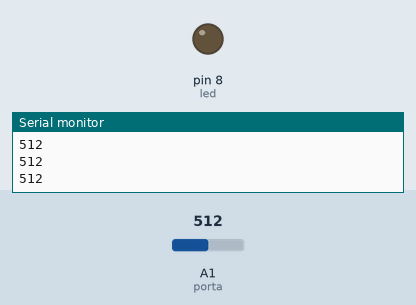
A sketch run on a simulated Arduino Uno, built with avr-gcc and run on an emulated ATmega328P. Shown: output pins drawn as LEDs (lit = HIGH), the last lines printed to the serial monitor. The test bench sets the inputs (shaded band); at power-on: A1 (porta) = 512.

Above: at 1.2 s.
1.3 s: A1 (porta) set to 209
2.8 s: A1 (porta) set to 184
At 3.2 s:
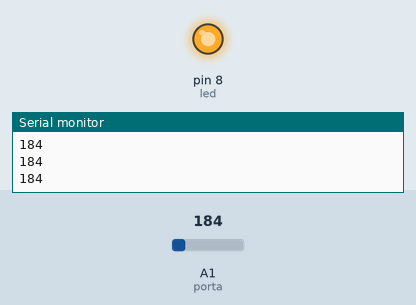
4.3 s: A1 (porta) set to 210
At 5.5 s:
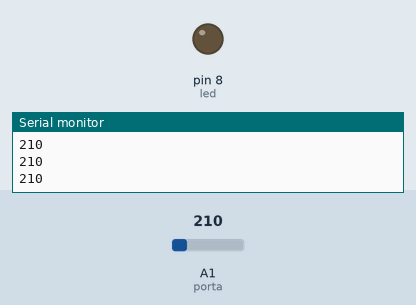
5.8 s: A1 (porta) set to 190
At 6.7 s:
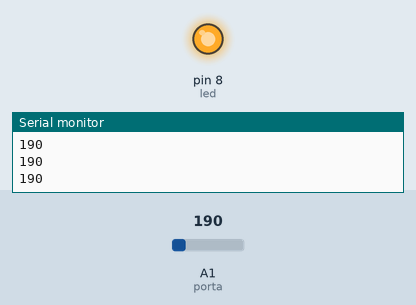
Timing chart, 0 to 8.3 s (numbered marks = the images above; inputs shaded):
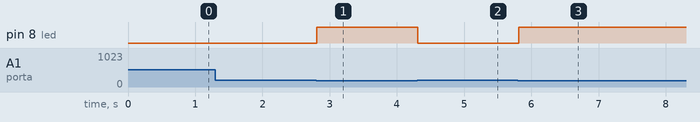

Measured:
- the behaviour switches between 200 and 199 on A1 (porta) (found by bisection; images 0 and 1)
- after the input at 2.8 s, pin 8 (led): LOW → HIGH at once
- after the input at 4.3 s, pin 8 (led): HIGH → LOW at once
- after the input at 5.8 s, pin 8 (led): LOW → HIGH at once

The sketch:

poste.ino.ino
```cpp
int porta = A1;
int valor;
int led = 8;
//oi

void setup() {
  Serial.begin(9600);
  pinMode(porta, INPUT);
  pinMode(led, OUTPUT);
}

void loop() {
  valor = analogRead(porta);
  Serial.println(valor);
  delay(1);

  if (valor < 200) {
    digitalWrite(led, HIGH);
} else {
    digitalWrite(led, LOW);
  }

}
```
